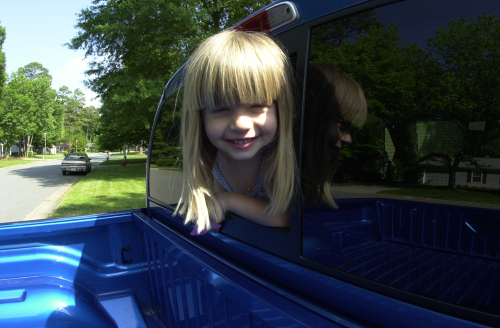
#> input picture img/girl.ppm, 500 x 328 px
$ python '_仿射变换.py'
#> lines starting #> are read from the running program, lines starting #| are printed output that depends on the picture
import cv2
import numpy as np

mat = cv2.imread('img/girl.ppm')
#> mat is the input picture: shape (328, 500, 3); mean B, G, R 72.4, 66.9, 54.8

'''
split = cv2.split(mat)

# [10 lines of commented-out code are left out]

B = mat[:, :, 0]
G = mat[:, :, 1]
R = mat[:, :, 2]


cv2.imshow('B', B)
cv2.imshow('G', G)
cv2.imshow('R', R)

# cv2.imshow('img', mat)
cv2.waitKey(0)
'''
# 仿射变换：平移 缩小 放大 旋转
image = cv2.imread('img/girl.ppm', cv2.IMREAD_GRAYSCALE)
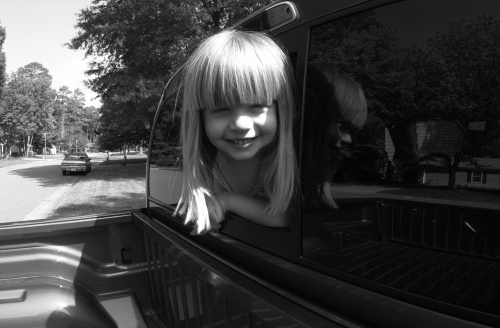
#> image: shape (328, 500); min 0, max 255, mean 63.9

# 获取原图的高、宽
h, w = image.shape[:2]
#> h = 328; w = 500
# 仿射变换矩阵，缩小2倍
A1 = np.array([[0.5, 0, 0], [0, 0.5, 0]], np.float32)
d1 = cv2.warpAffine(image, A1, (w, h), borderValue=125)
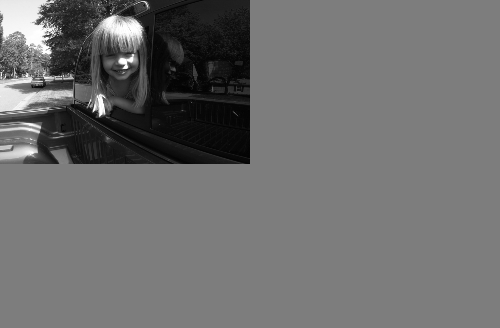
#> d1: shape (328, 500); min 2, max 255, mean 109.8
cv2.imshow('d1', d1)

# 先缩小2倍，再平移
A2 = np.array([[0.5, 0, w / 4], [0, 0.5, h / 4]], np.float32)
#> A2 = [[0.5, 0, 125], [0, 0.5, 82]]
d2 = cv2.warpAffine(image, A2, (w, h), borderValue=125)
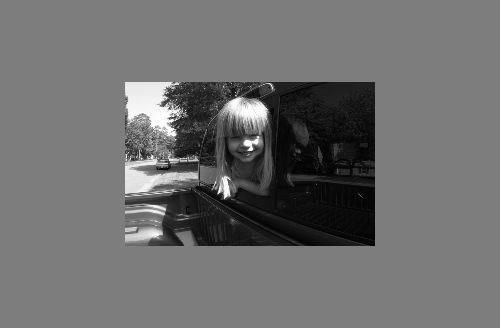
#> d2: shape (328, 500); min 2, max 255, mean 109.8
cv2.imshow('d2', d2)

# 在 d2 的基础上，绕图像的中心点旋转
A3 = cv2.getRotationMatrix2D((w / 2.0, h / 2.0), 90, 1)
#> A3 = [[6.12e-17, 1, 86], [-1, 6.12e-17, 414]]
d3 = cv2.warpAffine(d2, A3, (w, h), borderValue=125)
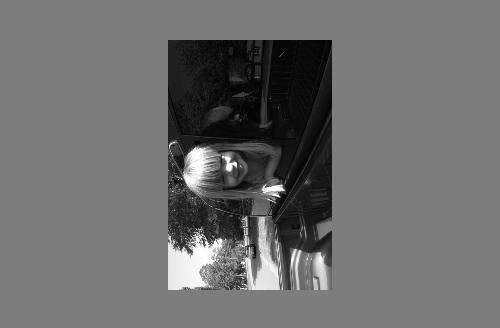
#> d3: shape (328, 500); min 2, max 255, mean 109.8
cv2.imshow('d3', d3)

cv2.imshow('image', image)

# 旋转函数 rotate（OpenCV3.0 新特性） rotate(src, rotateCode)：
# ROTATE_90_CLOCKWISE：顺时针旋转90度
# ROTATE_180：顺时针旋转180度
# ROTATE_90_COUNTERCLOCKWISE：顺时针旋转270度

rImg = cv2.rotate(image, cv2.ROTATE_90_CLOCKWISE)
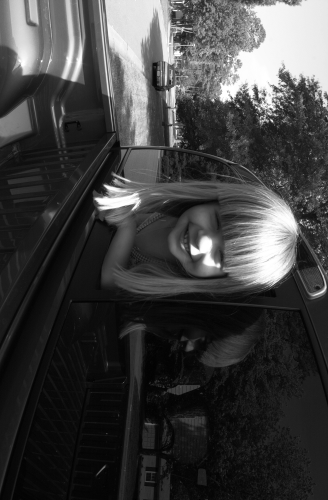
#> rImg: shape (500, 328); min 0, max 255, mean 63.9

cv2.imshow('rImg', rImg)


cv2.waitKey(0)
cv2.destroyAllWindows()
